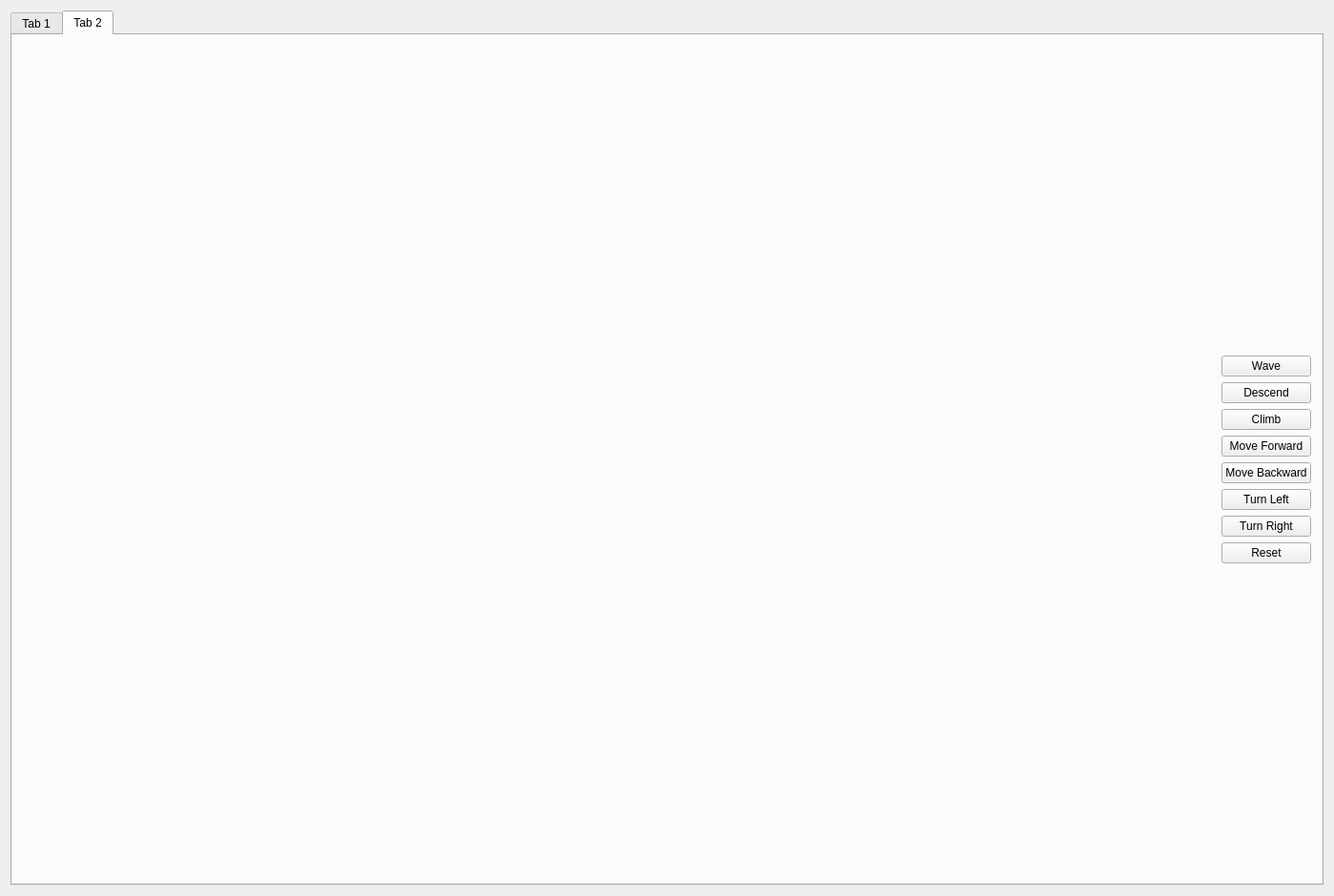
<?xml version="1.0" encoding="UTF-8"?>
<ui version="4.0">
 <class>MainWindow</class>
 <widget class="QMainWindow" name="MainWindow">
  <property name="enabled">
   <bool>true</bool>
  </property>
  <property name="geometry">
   <rect>
    <x>0</x>
    <y>0</y>
    <width>1393</width>
    <height>940</height>
   </rect>
  </property>
  <property name="windowTitle">
   <string>MainWindow</string>
  </property>
  <widget class="QWidget" name="centralWidget">
   <layout class="QVBoxLayout" name="verticalLayout_6">
    <item>
     <widget class="QTabWidget" name="tabWidget">
      <property name="sizePolicy">
       <sizepolicy hsizetype="Preferred" vsizetype="Preferred">
        <horstretch>0</horstretch>
        <verstretch>0</verstretch>
       </sizepolicy>
      </property>
      <property name="whatsThis">
       <string>&lt;html&gt;&lt;head/&gt;&lt;body&gt;&lt;p&gt;Slide-2&lt;/p&gt;&lt;/body&gt;&lt;/html&gt;</string>
      </property>
      <property name="currentIndex">
       <number>1</number>
      </property>
      <widget class="QWidget" name="tab">
       <attribute name="title">
        <string>Tab 1</string>
       </attribute>
       <layout class="QVBoxLayout" name="verticalLayout_3">
        <item>
         <layout class="QVBoxLayout" name="verticalLayout_2">
          <item>
           <widget class="QTextEdit" name="textEdit">
            <property name="sizePolicy">
             <sizepolicy hsizetype="Minimum" vsizetype="Preferred">
              <horstretch>0</horstretch>
              <verstretch>0</verstretch>
             </sizepolicy>
            </property>
            <property name="html">
             <string>&lt;!DOCTYPE HTML PUBLIC &quot;-//W3C//DTD HTML 4.0//EN&quot; &quot;http://www.w3.org/TR/REC-html40/strict.dtd&quot;&gt;
&lt;html&gt;&lt;head&gt;&lt;meta name=&quot;qrichtext&quot; content=&quot;1&quot; /&gt;&lt;style type=&quot;text/css&quot;&gt;
p, li { white-space: pre-wrap; }
&lt;/style&gt;&lt;/head&gt;&lt;body style=&quot; font-family:'Ubuntu'; font-size:11pt; font-weight:400; font-style:normal;&quot;&gt;
&lt;p align=&quot;center&quot; style=&quot; margin-top:0px; margin-bottom:0px; margin-left:0px; margin-right:0px; -qt-block-indent:0; text-indent:0px;&quot;&gt;&lt;span style=&quot; font-size:22pt; color:#aa0000;&quot;&gt;Sierpinsky Triangle &lt;/span&gt;&lt;/p&gt;&lt;/body&gt;&lt;/html&gt;</string>
            </property>
           </widget>
          </item>
          <item>
           <widget class="Sierpinsky3DGL" name="widget" native="true">
            <property name="sizePolicy">
             <sizepolicy hsizetype="Preferred" vsizetype="Expanding">
              <horstretch>0</horstretch>
              <verstretch>0</verstretch>
             </sizepolicy>
            </property>
            <property name="minimumSize">
             <size>
              <width>1351</width>
              <height>784</height>
             </size>
            </property>
           </widget>
          </item>
         </layout>
        </item>
       </layout>
      </widget>
      <widget class="QWidget" name="tab_2">
       <attribute name="title">
        <string>Tab 2</string>
       </attribute>
       <layout class="QHBoxLayout" name="horizontalLayout">
        <item>
         <widget class="RobotGL" name="widget_2" native="true">
          <property name="enabled">
           <bool>true</bool>
          </property>
          <property name="sizePolicy">
           <sizepolicy hsizetype="Expanding" vsizetype="Expanding">
            <horstretch>0</horstretch>
            <verstretch>0</verstretch>
           </sizepolicy>
          </property>
         </widget>
        </item>
        <item>
         <layout class="QVBoxLayout" name="verticalLayout">
          <item>
           <spacer name="verticalSpacer">
            <property name="orientation">
             <enum>Qt::Vertical</enum>
            </property>
            <property name="sizeHint" stdset="0">
             <size>
              <width>20</width>
              <height>40</height>
             </size>
            </property>
           </spacer>
          </item>
          <item>
           <widget class="QPushButton" name="pushButton_5">
            <property name="text">
             <string>Wave</string>
            </property>
           </widget>
          </item>
          <item>
           <widget class="QPushButton" name="pushButton_8">
            <property name="text">
             <string>Descend</string>
            </property>
           </widget>
          </item>
          <item>
           <widget class="QPushButton" name="pushButton_6">
            <property name="text">
             <string>Climb</string>
            </property>
           </widget>
          </item>
          <item>
           <widget class="QPushButton" name="pushButton_3">
            <property name="text">
             <string>Move Forward</string>
            </property>
           </widget>
          </item>
          <item>
           <widget class="QPushButton" name="pushButton_4">
            <property name="text">
             <string>Move Backward</string>
            </property>
           </widget>
          </item>
          <item>
           <widget class="QPushButton" name="pushButton">
            <property name="text">
             <string>Turn Left</string>
            </property>
           </widget>
          </item>
          <item>
           <widget class="QPushButton" name="pushButton_2">
            <property name="text">
             <string>Turn Right</string>
            </property>
           </widget>
          </item>
          <item>
           <widget class="QPushButton" name="pushButton_7">
            <property name="text">
             <string>Reset</string>
            </property>
           </widget>
          </item>
          <item>
           <spacer name="verticalSpacer_2">
            <property name="orientation">
             <enum>Qt::Vertical</enum>
            </property>
            <property name="sizeHint" stdset="0">
             <size>
              <width>20</width>
              <height>40</height>
             </size>
            </property>
           </spacer>
          </item>
         </layout>
        </item>
       </layout>
      </widget>
     </widget>
    </item>
   </layout>
  </widget>
 </widget>
 <layoutdefault spacing="6" margin="11"/>
 <customwidgets>
  <customwidget>
   <class>Sierpinsky3DGL</class>
   <extends>QWidget</extends>
   <header>sierpinsky3dgl.h</header>
   <container>1</container>
  </customwidget>
  <customwidget>
   <class>RobotGL</class>
   <extends>QWidget</extends>
   <header>robotgl.h</header>
   <container>1</container>
   <slots>
    <slot>moveForward()</slot>
    <slot>moveBackward()</slot>
    <slot>turnLeft()</slot>
    <slot>turnRight()</slot>
    <slot>test()</slot>
    <slot>climb()</slot>
    <slot>identity()</slot>
    <slot>descend()</slot>
    <slot>wave()</slot>
   </slots>
  </customwidget>
 </customwidgets>
 <tabstops>
  <tabstop>tabWidget</tabstop>
  <tabstop>textEdit</tabstop>
  <tabstop>pushButton_8</tabstop>
  <tabstop>pushButton_6</tabstop>
  <tabstop>pushButton_3</tabstop>
  <tabstop>pushButton_4</tabstop>
  <tabstop>pushButton</tabstop>
  <tabstop>pushButton_2</tabstop>
  <tabstop>pushButton_7</tabstop>
 </tabstops>
 <resources/>
 <connections>
  <connection>
   <sender>pushButton_6</sender>
   <signal>clicked(bool)</signal>
   <receiver>widget_2</receiver>
   <slot>climb()</slot>
   <hints>
    <hint type="sourcelabel">
     <x>1371</x>
     <y>448</y>
    </hint>
    <hint type="destinationlabel">
     <x>1109</x>
     <y>483</y>
    </hint>
   </hints>
  </connection>
  <connection>
   <sender>pushButton_3</sender>
   <signal>clicked(bool)</signal>
   <receiver>widget_2</receiver>
   <slot>moveForward()</slot>
   <hints>
    <hint type="sourcelabel">
     <x>1371</x>
     <y>481</y>
    </hint>
    <hint type="destinationlabel">
     <x>1129</x>
     <y>87</y>
    </hint>
   </hints>
  </connection>
  <connection>
   <sender>pushButton_7</sender>
   <signal>clicked(bool)</signal>
   <receiver>widget_2</receiver>
   <slot>identity()</slot>
   <hints>
    <hint type="sourcelabel">
     <x>1371</x>
     <y>613</y>
    </hint>
    <hint type="destinationlabel">
     <x>1157</x>
     <y>636</y>
    </hint>
   </hints>
  </connection>
  <connection>
   <sender>pushButton</sender>
   <signal>clicked(bool)</signal>
   <receiver>widget_2</receiver>
   <slot>turnLeft()</slot>
   <hints>
    <hint type="sourcelabel">
     <x>1371</x>
     <y>547</y>
    </hint>
    <hint type="destinationlabel">
     <x>1112</x>
     <y>234</y>
    </hint>
   </hints>
  </connection>
  <connection>
   <sender>pushButton_4</sender>
   <signal>clicked(bool)</signal>
   <receiver>widget_2</receiver>
   <slot>moveBackward()</slot>
   <hints>
    <hint type="sourcelabel">
     <x>1371</x>
     <y>514</y>
    </hint>
    <hint type="destinationlabel">
     <x>1128</x>
     <y>149</y>
    </hint>
   </hints>
  </connection>
  <connection>
   <sender>pushButton_8</sender>
   <signal>clicked(bool)</signal>
   <receiver>widget_2</receiver>
   <slot>descend()</slot>
   <hints>
    <hint type="sourcelabel">
     <x>1371</x>
     <y>415</y>
    </hint>
    <hint type="destinationlabel">
     <x>1184</x>
     <y>197</y>
    </hint>
   </hints>
  </connection>
  <connection>
   <sender>pushButton_2</sender>
   <signal>clicked(bool)</signal>
   <receiver>widget_2</receiver>
   <slot>turnRight()</slot>
   <hints>
    <hint type="sourcelabel">
     <x>1371</x>
     <y>580</y>
    </hint>
    <hint type="destinationlabel">
     <x>1184</x>
     <y>309</y>
    </hint>
   </hints>
  </connection>
  <connection>
   <sender>pushButton_5</sender>
   <signal>clicked(bool)</signal>
   <receiver>widget_2</receiver>
   <slot>lower()</slot>
   <hints>
    <hint type="sourcelabel">
     <x>1283</x>
     <y>367</y>
    </hint>
    <hint type="destinationlabel">
     <x>1180</x>
     <y>342</y>
    </hint>
   </hints>
  </connection>
  <connection>
   <sender>pushButton_5</sender>
   <signal>clicked(bool)</signal>
   <receiver>widget_2</receiver>
   <slot>wave()</slot>
   <hints>
    <hint type="sourcelabel">
     <x>1268</x>
     <y>371</y>
    </hint>
    <hint type="destinationlabel">
     <x>1128</x>
     <y>702</y>
    </hint>
   </hints>
  </connection>
 </connections>
</ui>
